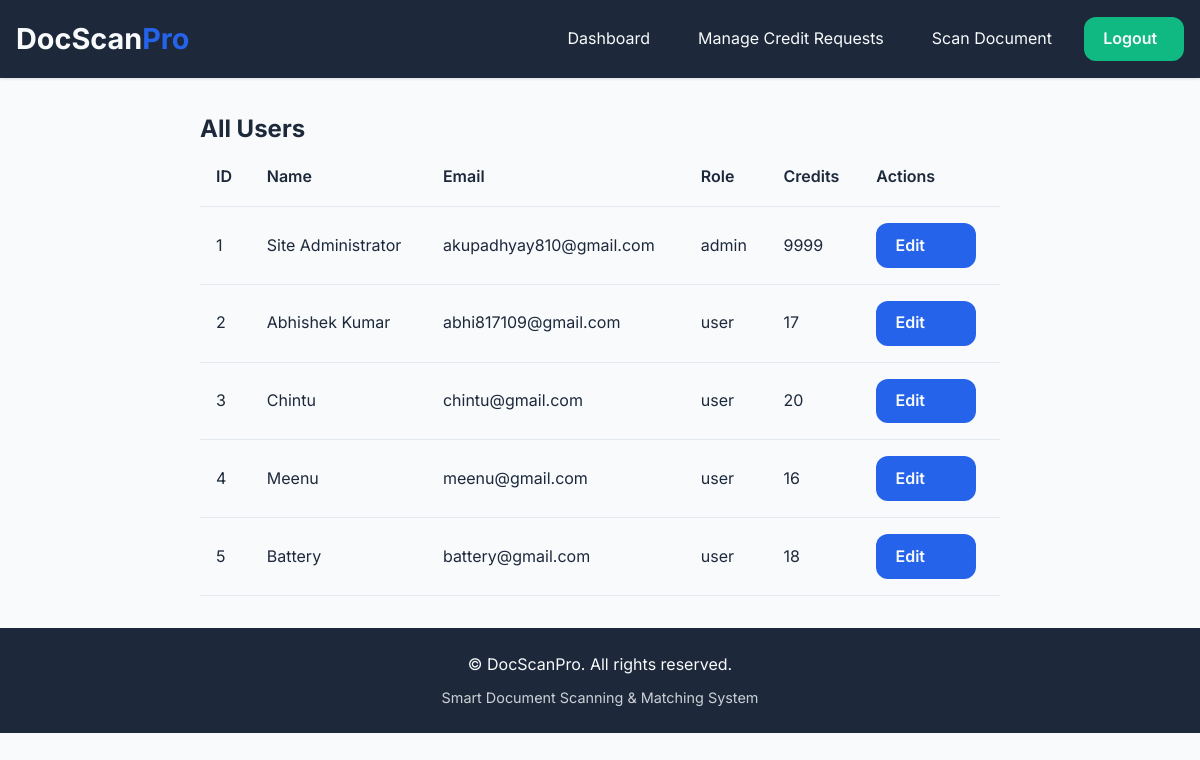
Page /admin/users (signed in) on the committed database.
### tables this page shows
CREATE TABLE users (
            id INTEGER PRIMARY KEY AUTOINCREMENT,
            name TEXT NOT NULL,
            email TEXT UNIQUE NOT NULL,
            contact TEXT NOT NULL,
            password_hash TEXT NOT NULL,
            gender TEXT DEFAULT 'others',
            role TEXT DEFAULT 'user',
            credits INTEGER DEFAULT 20,
            last_reset DATE DEFAULT CURRENT_DATE
        );

### blueprints/admin.py (the view)
@admin_bp.route('/users')
def view_all_users():
    if 'user_id' not in session or session.get('role') != 'admin':
        flash('Unauthorized access.', 'error')
        return redirect('/')
    conn = get_db_connection()
    cursor = conn.cursor()
    cursor.execute("SELECT * FROM users")
    users = cursor.fetchall()
    conn.close()
    return render_template('admin_all_users.html', users=users)

### app.py (called while the page is built)
@app.after_request
def add_security_headers(response):
    response.headers['Strict-Transport-Security'] = 'max-age=31536000; includeSubDomains'
    response.headers['X-Content-Type-Options'] = 'nosniff'
    response.headers['X-Frame-Options'] = 'DENY'
    response.headers['X-XSS-Protection'] = '1; mode=block'
    response.headers['Content-Security-Policy'] = "default-src 'self' 'unsafe-inline' https://fonts.googleapis.com https://fonts.gstatic.com"
    return response

### blueprints/admin.py (called while the page is built)
def get_db_connection():
    conn = sqlite3.connect('database.db')
    conn.row_factory = sqlite3.Row
    return conn

### templates/admin_all_users.html (shortened to what this page needs)
{% extends "base.html" %}
{% block content %}
<div class="admin-container fade-in">
  <h2>All Users</h2>
  <div class="responsive-table">
    <table class="data-table">
      <thead>
        <tr>
          <th>ID</th>
          <th>Name</th>
          <th>Email</th>
          <th>Role</th>
          <th>Credits</th>
          <th>Actions</th>
        </tr>
      </thead>
      <tbody>
        {% for user in users %}
        <tr>
          <td>{{ user.id }}</td>
          <td>{{ user.name }}</td>
          <td>{{ user.email }}</td>
          <td>{{ user.role }}</td>
          <td>{{ user.credits }}</td>
          <td>
            <a href="/admin/user/{{ user.id }}" class="btn btn-primary">Edit</a>
          </td>
        </tr>
        {% endfor %}
      </tbody>
    </table>
  </div>
</div>
{% endblock %}

### static/style.css (style rules this page uses)
:root { --primary: #2563eb; --primary-hover: #1d4ed8; --secondary: #10b981; --secondary-hover: #059669; --accent: #f59e0b; --dark: #1d293b; --light: #f8fafc; --background: #ffffff; --success: #10b981; --error: #ef4444; --warning: #f59e0b; --radius: 12px; --shadow-sm: 0 1px 3px rgba(0,0,0,0.12); --shadow-md: 0 4px 6px rgba(0,0,0,0.1); --shadow-lg: 0 10px 15px rgba(0,0,0,0.1); --transition: all 0.3s cubic-bezier(0.4, 0, 0.2, 1); }
* { margin: 0; padding: 0; box-sizing: border-box; }
body { font-family: 'Inter', system-ui, sans-serif; background: var(--light); color: var(--dark); line-height: 1.6; }
.btn { padding: 0.6rem 1.2rem; border: none; border-radius: var(--radius); cursor: pointer; font-weight: 600; transition: var(--transition); text-decoration: none; display: inline-block; }
.btn-primary { background: var(--primary); color: var(--light); }
.fade-in { animation: fadeIn 0.5s ease-out; }
.responsive-table { overflow-x: auto; }
.data-table { width: 100%; border-collapse: collapse; }
.data-table th, .data-table td { padding: 1rem; text-align: left; border-bottom: 1px solid #e2e8f0; }
.data-table th { background: var(--light); font-weight: 600; }
.admin-container { max-width: 800px; margin: 2rem auto; }
.btn { padding: 0.6rem 1.2rem; min-width: 100px; border: none; border-radius: var(--radius); cursor: pointer; font-weight: 600; transition: var(--transition); text-decoration: none; display: inline-block; }

### rows in the picture
users: id "1", name "Site Administrator", email "akupadhyay810@gmail.com", role "admin", credits "9999"
users: id "2", name "Abhishek Kumar", email "abhi817109@gmail.com", role "user", credits "17"
users: id "3", name "Chintu", email "chintu@gmail.com", role "user", credits "20"
users: id "4", name "Meenu", email "meenu@gmail.com", role "user", credits "16"
users: id "5", name "Battery", email "battery@gmail.com", role "user", credits "18"
